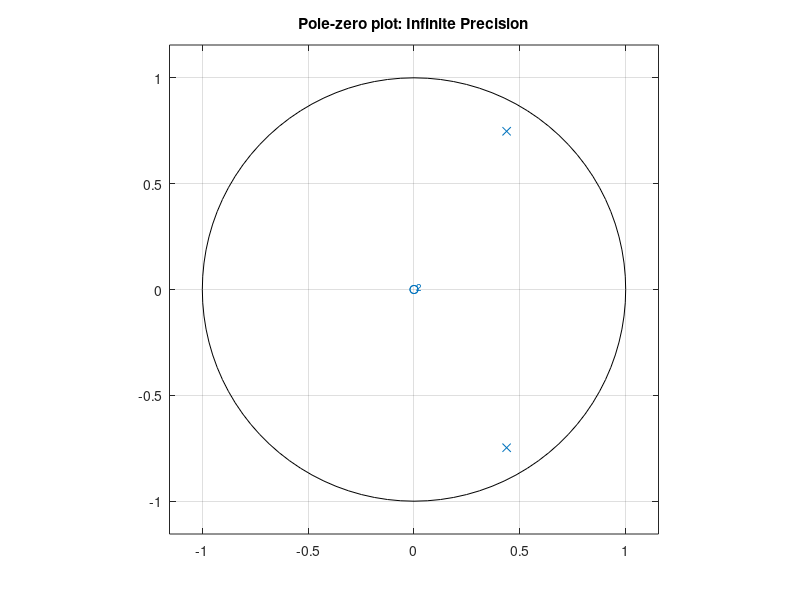
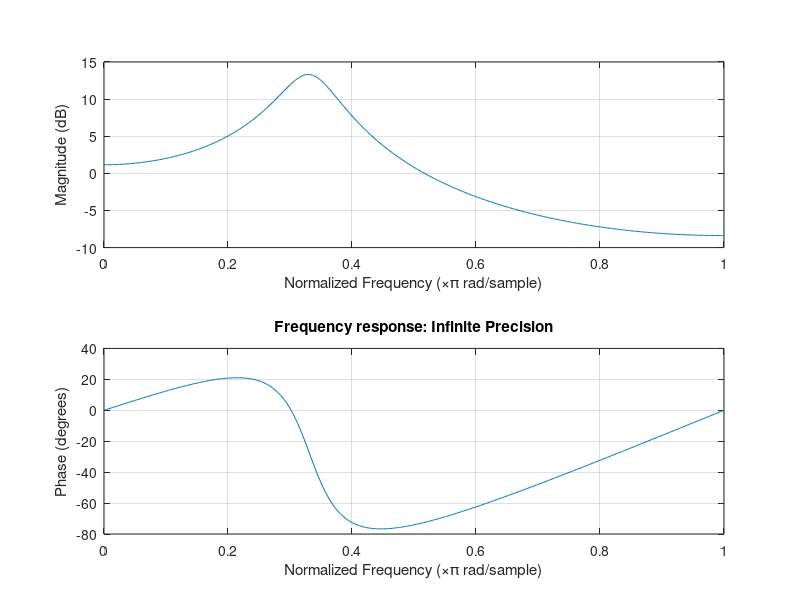

MATLAB code to generate these figures, in order: (Note: this script raises an error after producing the figures.)
clc
clear all
close all

%y[n]=x[n]+0.875y[n-1]-0.75y[n-2]
%infinite precision
a=[1 -0.875 0.75];
b=1;
zplane(b,a)
title('Pole-zero plot: Infinite Precision')
figure
freqz(b,a)
title('Frequency response: Infinite Precision')

n=-10:10;
for i = 1 : length(n)
    x(i) = 0.375*delta(n(i));
end
figure
stem(n,x)
xlabel('n')
ylabel('Delta Function')
title('Input Sequence')

y=filter(b,a,x);
figure
stem(n,y)
xlabel('n')
ylabel('Delta Function')
title('Output Sequence')

%two's complement
B=4;
sb=sign(b); %sign of b
sb_bit=(sb<0);
b2=(1-sb_bit).*b+sb_bit.*(2^B+b);
sa=sign(a); %sign of a
sa_bit=(sa<0);
a2=(1-sa_bit).*a+sa_bit.*(2^B+a);

figure
zplane(b2,a2)
title('Pole-zero plot: 4-bit Precision')
figure
freqz(b2,a2)
title('Frequency response: 4-bit Precision')

%rounding
bqr = round(b2);
aqr=round(a2);
yr=filter(bqr,aqr,x);
figure
stem(n,yr)
xlabel('n')
ylabel('Delta Function')
title('Output Sequence: rounding')

%truncation
bqt =fix(b2);
aqt=fix(a2);
yt=filter(bqt,aqt,x);
figure
stem(n,yt)
xlabel('n')
ylabel('Delta Function')
title('Output Sequence: truncation')
